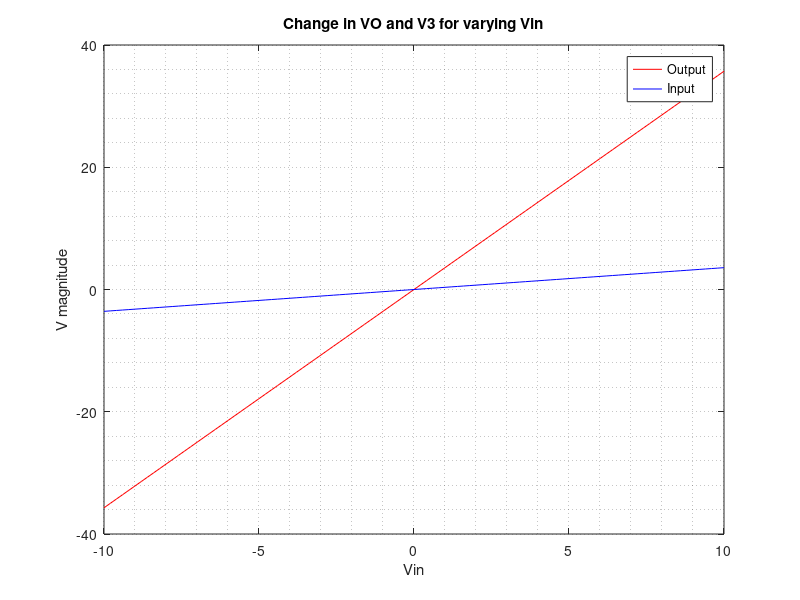
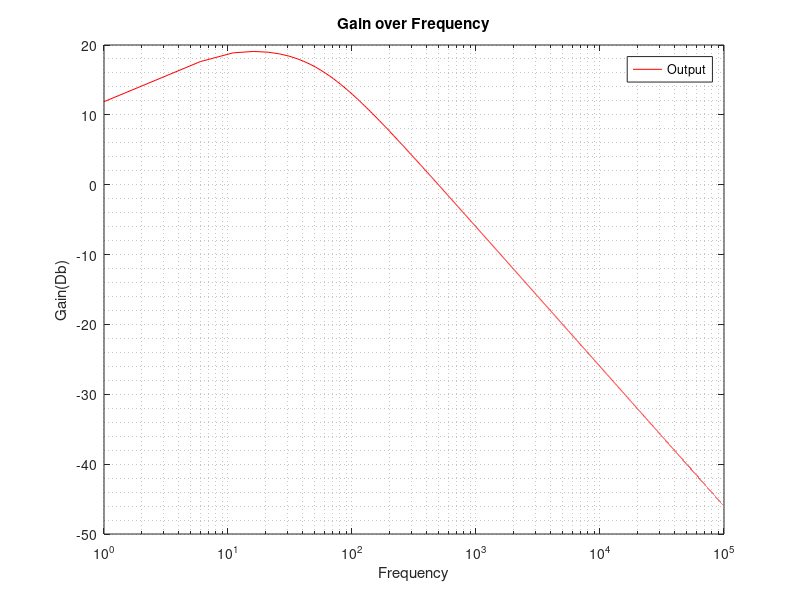
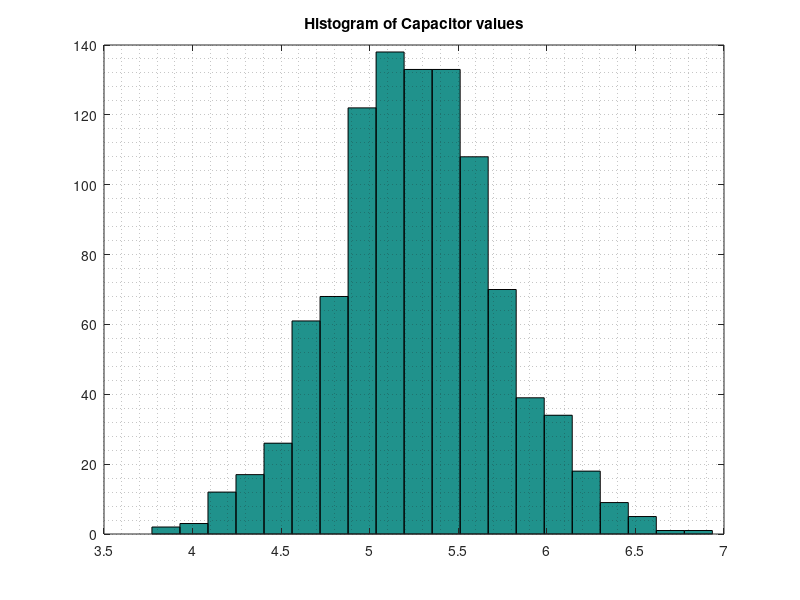
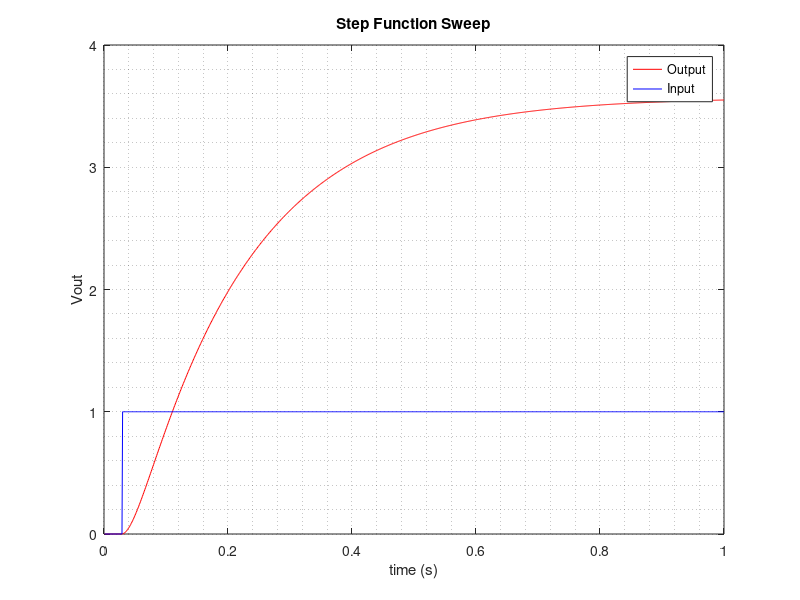

Reproduce these figures in MATLAB, in order.
close all;
clear
R1 = 1;
c = 0.25;
R2 = 2;
L = 0.2;
R3 = 10;
a = 100;
R4 = 0.1;
Ro = 1000;

G1 = 1/R1;
G2 = 1/R2;
G3 = 1/R3;
G4 = 1/R4;
Go = 1/Ro;

C = zeros(7,7);
C(2,1) = -c;
C(2,2) = c;
C(3,3) = -L;

G = [1 0 0 0 0 0 0;
    -G2 G1+G2 -1 0 0 0 0;
    0 1 0 -1 0 0 0;
    0 0 -1 G3 0 0 0;
    0 0 0 0 -a 1 0;
    0 0 0 G3 -1 0 0;
    0 0 0 0 0 -G4 G4+Go];

F = zeros(7,1);
VO = zeros(20,1);
count =1;
for i=-10:0.2:10
    F(1,1) = i;
    V = G\F;
    yup(count,1) = i;
    yup(count,2) = V(7);
    yup(count,3) = V(4);
    count = count +1;
end

figure (1);
plot(yup(:,1), yup(:,2),'r');
hold on;
plot(yup(:,1),yup(:,3),'b');
title 'Change in VO and V3 for varying Vin';
xlabel 'Vin';
ylabel 'V magnitude';
legend ("Output","Input");
grid minor;

count = 1;
for i=1:5:100000
    F(1,1) = i;
    V = (G+C*1i*i)\F;
    yup2(count,1) = i;
    yup2(count,2) = 20*log10((V(7)/V(1)));
    
    count = count +1;
end

figure (2);
semilogx(yup2(:,1), yup2(:,2),'r');
title 'Gain over Frequency';
xlabel 'Frequency';
ylabel 'Gain(Db)';
legend ("Output","Input");
grid minor;

cs = normrnd(c,0.05,1000,1);
count = 1;
for i=1:1:1000
    C(2,1) = -cs(i);
    C(2,2) = -C(2,1);
    F(1,1) = i;
    V = (G+1i*C*pi)\F;
    
    yup3(count,2) =(V(7))/V(1);
    
    count = count +1;
end

figure (3);
hist(real(yup3(:,2)),20);
title 'Histogram of Capacitor values';
grid minor;

%Part 2 A
step =0.001;
A = C/step + G; 
Vold = [1;0;0;0;0;0;0];
Vnew = [1;0;0;0;0;0;0];
count = 1;
for i=0.001:0.001:1000*10^-3
    
    if count<30
          F(1,1) = 0;
            V = G\F;
            Vout(count,1) = i;
            Vout(count,2) = V(7);
            
            
    else
            F(1,1) = 1;
            Vnew = inv(A)*(F + C*Vold./step);
            Vold = Vnew;
            Vout(count,1) = i;
            Vout(count,2) = Vnew(7);
            Vout(count,3) = Vnew(1);
           
    end    
    count = count + 1;
end
% Time Domain

figure (4);
plot(Vout(:,1), Vout(:,2),'r');
hold on;
plot(Vout(:,1), Vout(:,3),'b');
title 'Step Function Sweep';
xlabel 'time (s)';
ylabel 'Vout';
legend ("Output","Input");
grid minor;
% Frequency Plot
VoutFnoshift = fft(Vout(:,2));
VinFnoshift = fft(Vout(:,3));
VinF = fftshift(VinFnoshift);
VoutF = fftshift(VoutFnoshift);
figure(5);
semilogy (abs(VoutF));
hold on;
semilogy(abs(VinF));
legend("Output","Input");
title 'Step Function in Frequency';
xlabel 'Frequency (Hz)';
ylabel 'Magnitude';
grid minor;




count = 1;
step = 0.001;
Vold = [0;0;0;0;0;0;0];
Vnew = [1;0;0;0;0;0;0];
%Part 2 B
for i=0.001:0.001:1000*10^-3
    
            F(1,1) = sin(2*pi*(1/0.03)*i);
            Vnew = inv(A)*(F + C*Vold./step);
            Vold = Vnew;
            Voutb(count,1) = i;
            Voutb(count,2) = Vnew(7);
            Voutb(count,3) = F(1,1);
           
       
    count = count + 1;
end
figure (6);
plot(Voutb(:,1), Voutb(:,2),'r');
hold on;
plot(Voutb(:,1), Voutb(:,3),'b');
title 'Sine Function Input';
xlabel 'time (s)';
ylabel 'Vout';
legend ("Output","Input");
grid minor;

% Frequency Plot
VoutFbnoshift = fft(Voutb(:,2));
VinFbnoshift = fft(Voutb(:,3));
VoutFb = fftshift(VoutFbnoshift);
VinFb = fftshift(VinFbnoshift);
figure(7);
semilogy (abs(VoutFb));
hold on;
semilogy(abs(VinFb));
legend("Output","Input");
title 'Sine Function in Frequency';
xlabel 'Frequency (Hz)';
ylabel 'Magnitude';
grid minor;

%Part 2 C
count = 1;
step = 0.001;
Vold = [0;0;0;0;0;0;0];
Vnew = [1;0;0;0;0;0;0];
%Part 2 
for i=0.001:0.001:1000*10^-3

                F(1,1) = (exp(-(i-0.06).^2/(2*step)));
                 Vnew = inv(A)*(F + C*Vold./step);
                 Vold = Vnew;
                Voutc(count,1) = i;
                Voutc(count,2) = Vnew(7);
                Voutc(count,3) = F(1,1);
                 
       
    count = count + 1;
end
figure (8);
plot(Voutc(:,1), Voutc(:,2),'r');
hold on;
plot(Voutc(:,1), Voutc(:,3),'b');
title 'Gaussian Pulse Input';
xlabel 'time (s)';
ylabel 'Vout';
legend ("Output","Input");
grid minor;

% Frequency Plot
VoutFcnoshift = fft(Voutc(:,2));
VinFcnoshift = fft(Voutc(:,3));
VinFc = fftshift(VinFcnoshift);
VoutFc = fftshift(VoutFcnoshift);
figure(9);
semilogy (abs(VoutFc));
hold on;
semilogy(abs(VinFc));
legend("Output","Input");
title 'Gaussian Pulse in Frequency';
xlabel 'Frequency (Hz)';
ylabel 'Magnitude';
grid minor;


Cn = 0.00001;
C = zeros(7,7);
C(2,1) = -c;
C(2,2) = c;
C(3,3) = -L;
C(4,4) = -Cn;
% C(6,4) = -Cn;


F = zeros(7,1);

%Part 3

count = 1;
step = 0.01;
Vold = [1;0;0;0;0;0;0];
Vnew = [1;0;0;0;0;0;0];

%Part 2 
for i=0.001:0.001:1000*10^-3
                F(7,1) = randn(1,1);
                F(1,1) = (exp(-(i-0.06).^2/(2*step)));
                Vnew = inv(A)*(F + C*Vold./step);
                Vold = Vnew;
                Vout3(count,1) = i;
                Vout3(count,2) = Vnew(7);
                Vout3(count,3) = F(1,1);
                 
    count = count + 1;
end

figure (10);
plot(Vout3(:,1), Vout3(:,2),'r');
hold on;
plot(Vout3(:,1), Vout3(:,3),'b');
title 'Vout with an input In as Noise';
xlabel 'time (s)';
ylabel 'Vout';
legend ("Output","Input");
grid minor;

% Frequency Plot
Vout3noshift = fft(Vout3(:,2));
Vin3noshift = fft(Vout3(:,3));
VinF3 = fftshift(Vin3noshift);
VoutF3 = fftshift(Vout3noshift);
figure(11);
semilogy (abs(VoutF3));
hold on;
semilogy(abs(VinF3));
legend("Output","Input");
title 'Gaussian Pulse in Frequency with Noise added';
xlabel 'Frequency (Hz)';
ylabel 'Magnitude';
grid minor;



